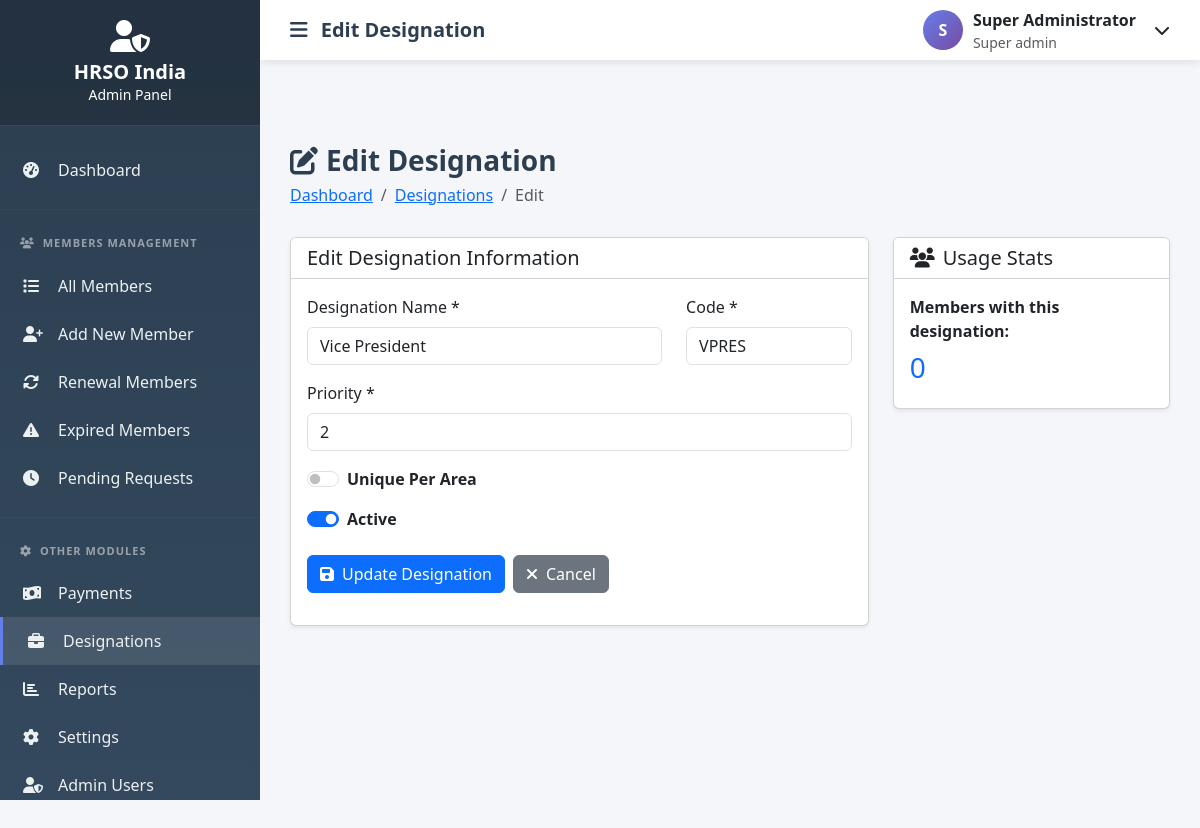
Screenshot of /admin/designations/edit.php?id=2 (signed in) with the database file from the repository.
### tables this page shows
CREATE TABLE designations (
    id INT AUTO_INCREMENT PRIMARY KEY,
    designation_name VARCHAR(100) NOT NULL,
    designation_code VARCHAR(20) NOT NULL UNIQUE,
    priority INT NOT NULL,
    is_unique_per_area TINYINT(1) DEFAULT 0,
    is_active TINYINT(1) DEFAULT 1,
    created_at TIMESTAMP DEFAULT CURRENT_TIMESTAMP,
    updated_at TIMESTAMP DEFAULT CURRENT_TIMESTAMP ON UPDATE CURRENT_TIMESTAMP,
    INDEX idx_priority (priority)
);

### config/config.php (called while the page is built, shortened)
<?php
require_once __DIR__ . '/database.php';
require_once BASE_PATH . 'includes/functions.php';
$db = new Database();
?>

### includes/functions.php (called while the page is built, shortened)
<?php
function clean($input) {
    return htmlspecialchars(strip_tags(trim($input)), ENT_QUOTES, 'UTF-8');
}
?>

### admin/designations/edit.php (the view, shortened to what this page needs)
<?php
require_once '../includes/auth-check.php';
require_once '../includes/header.php';
$id = clean($_GET['id'] ?? 0);
$designation = $db->fetch("SELECT * FROM designations WHERE id = :id", ['id' => $id]);
$errors = [];
if ($_SERVER['REQUEST_METHOD'] === 'POST') {
    $designation_name = clean($_POST['designation_name'] ?? '');
    $designation_code = strtoupper(clean($_POST['designation_code'] ?? ''));
    $priority = clean($_POST['priority'] ?? '');
    $is_unique_per_area = isset($_POST['is_unique_per_area']) ? 1 : 0;
    $is_active = isset($_POST['is_active']) ? 1 : 0;
    if (empty($designation_name)) {
        $errors[] = 'Designation name is required';
    }
    if (empty($designation_code)) {
        $errors[] = 'Designation code is required';
    } elseif (!preg_match('/^[A-Z]{2,10}$/', $designation_code)) {
        $errors[] = 'Code must be 2-10 uppercase letters only';
    }
    if (empty($priority) || !is_numeric($priority)) {
        $errors[] = 'Priority must be a number';
    }
    if (empty($errors)) {
        $exists = $db->fetch(
            "SELECT id FROM designations WHERE designation_code = :code AND id != :id",
            ['code' => $designation_code, 'id' => $id]
        );
        if ($exists) {
            $errors[] = 'This designation code already exists';
        }
    }
    if (empty($errors)) {
        try {
            $db->update('designations', [
                'designation_name' => $designation_name,
                'designation_code' => $designation_code,
                'priority' => $priority,
                'is_unique_per_area' => $is_unique_per_area,
                'is_active' => $is_active
            ], "id = {$id}");
            $_SESSION['success'] = 'Designation updated successfully!';
            redirect(SITE_URL . 'admin/designations/index.php');
        } catch (Exception $e) {
            $errors[] = 'Database error: ' . $e->getMessage();
        }
    }
} else {
    $designation_name = $designation['designation_name'];
    $designation_code = $designation['designation_code'];
    $priority = $designation['priority'];
    $is_unique_per_area = $designation['is_unique_per_area'];
    $is_active = $designation['is_active'];
}
?>
<div class="page-header">
    <h1><i class="fas fa-edit me-2"></i>Edit Designation</h1>
    <nav aria-label="breadcrumb">
        <ol class="breadcrumb">
            <li class="breadcrumb-item"><a href="../index.php">Dashboard</a></li>
            <li class="breadcrumb-item"><a href="index.php">Designations</a></li>
            <li class="breadcrumb-item active">Edit</li>
        </ol>
    </nav>
</div>
<div class="row">
    <div class="col-lg-8">
        <div class="card shadow-sm">
            <div class="card-header bg-white">
                <h5 class="mb-0">Edit Designation Information</h5>
            </div>
            <div class="card-body">
                <form method="POST" action="">
                    <div class="row">
                        <div class="col-md-8 mb-3">
                            <label class="form-label">Designation Name *</label>
                            <input type="text" class="form-control" name="designation_name"
                                   value="<?php echo htmlspecialchars($designation_name); ?>" required>
                        </div>
                        <div class="col-md-4 mb-3">
                            <label class="form-label">Code *</label>
                            <input type="text" class="form-control" name="designation_code"
                                   value="<?php echo htmlspecialchars($designation_code); ?>"
                                   maxlength="10" style="text-transform: uppercase;" required>
                        </div>
                    </div>
                    <div class="mb-3">
                        <label class="form-label">Priority *</label>
                        <input type="number" class="form-control" name="priority"
                               value="<?php echo htmlspecialchars($priority); ?>"
                               min="1" max="100" required>
                    </div>
                    <div class="mb-3">
                        <div class="form-check form-switch">
                            <input class="form-check-input" type="checkbox" name="is_unique_per_area"
                                   id="isUnique" value="1" <?php echo $is_unique_per_area ? 'checked' : ''; ?>>
                            <label class="form-check-label" for="isUnique">
                                <strong>Unique Per Area</strong>
                            </label>
                        </div>
                    </div>
                    <div class="mb-4">
                        <div class="form-check form-switch">
                            <input class="form-check-input" type="checkbox" name="is_active"
                                   id="isActive" value="1" <?php echo $is_active ? 'checked' : ''; ?>>
                            <label class="form-check-label" for="isActive">
                                <strong>Active</strong>
                            </label>
                        </div>
                    </div>
                    <div class="d-flex gap-2">
                        <button type="submit" class="btn btn-primary">
                            <i class="fas fa-save me-2"></i>Update Designation
                        </button>
                        <a href="index.php" class="btn btn-secondary">
                            <i class="fas fa-times me-2"></i>Cancel
                        </a>
                    </div>
                </form>
            </div>
        </div>
    </div>
    <div class="col-lg-4">
        <div class="card shadow-sm">
            <div class="card-header bg-white">
                <h5 class="mb-0">
                    <i class="fas fa-users me-2"></i>Usage Stats
                </h5>
            </div>
            <div class="card-body">
                <?php
                $memberCount = $db->fetch(
                    "SELECT COUNT(*) as count FROM members WHERE designation_id = :id",
                    ['id' => $id]
                )['count'];
                ?>
                <p class="mb-2">
                    <strong>Members with this designation:</strong>
                </p>
                <h3 class="text-primary"><?php echo number_format($memberCount); ?></h3>
            </div>
        </div>
    </div>
</div>
<?php require_once '../includes/footer.php'; ?>

### admin/includes/header.php (style rules this page uses)
:root { --sidebar-width: 260px; --header-height: 60px; --primary-color: #667eea; --secondary-color: #764ba2; }
body { font-family: 'Segoe UI', Tahoma, Geneva, Verdana, sans-serif; background: #f4f6f9; }
.page-header { margin-bottom: 30px; }
.page-header h1 { font-size: 28px; font-weight: 600; color: #2c3e50; margin: 0; }
.breadcrumb { background: none; padding: 0; margin: 5px 0 0 0; }

### rows the page displays
designations: designation_name "Vice President", designation_code "VPRES", priority "2", is_active "☑"

### other values shown
$this->dbname "hrso_membership"
SITE_NAME "HRSO India"
$pageTitle "Edit Designation"
substr($currentAdmin['name'], 0, 1) "S"
$currentAdmin['name'] "Super Administrator"
str_replace('_', ' ', $currentAdmin['role']) "Super admin"
$memberCount "0"
